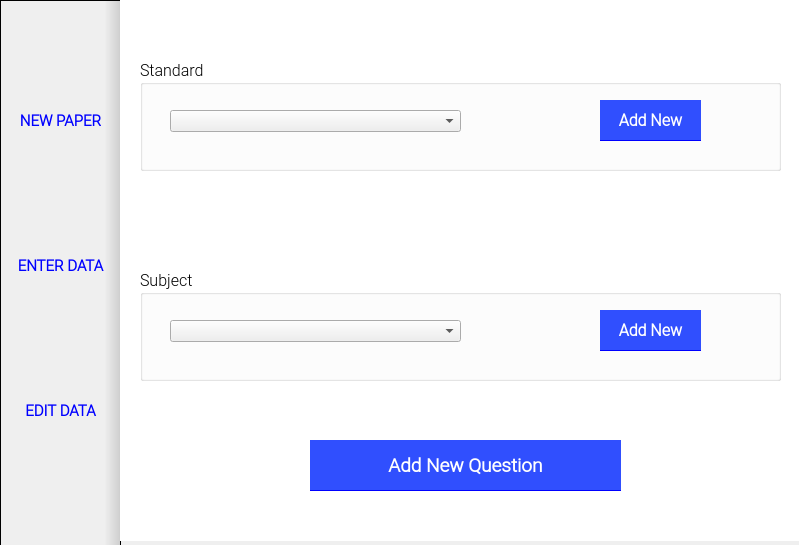
<?xml version="1.0" encoding="UTF-8"?>
<ui version="4.0">
 <class>MainWindow</class>
 <widget class="QMainWindow" name="MainWindow">
  <property name="geometry">
   <rect>
    <x>0</x>
    <y>0</y>
    <width>799</width>
    <height>545</height>
   </rect>
  </property>
  <property name="windowTitle">
   <string>Exam Generator</string>
  </property>
  <property name="windowOpacity">
   <double>1.000000000000000</double>
  </property>
  <widget class="QWidget" name="centralwidget">
   <widget class="QFrame" name="frame">
    <property name="geometry">
     <rect>
      <x>0</x>
      <y>0</y>
      <width>121</width>
      <height>551</height>
     </rect>
    </property>
    <property name="styleSheet">
     <string notr="true">QFrame
{
	background-color: qlineargradient(spread:pad, x1:1, y1:0, x2:0.863, y2:0, stop:0 rgba(0, 0, 0, 37), stop:1 rgba(255, 255, 255, 0));
}</string>
    </property>
    <property name="frameShape">
     <enum>QFrame::StyledPanel</enum>
    </property>
    <property name="frameShadow">
     <enum>QFrame::Raised</enum>
    </property>
    <widget class="QToolButton" name="new_paper">
     <property name="geometry">
      <rect>
       <x>0</x>
       <y>60</y>
       <width>121</width>
       <height>121</height>
      </rect>
     </property>
     <property name="font">
      <font>
       <family>Roboto Light</family>
       <pointsize>11</pointsize>
       <weight>75</weight>
       <bold>true</bold>
      </font>
     </property>
     <property name="styleSheet">
      <string notr="true">QToolButton
{
	color: blue;
	border: none;
}

QToolButton::hover
{
	border-right: 3px solid blue;
}

QToolButton::pressed
{
	border-right: 3px solid red;
}</string>
     </property>
     <property name="text">
      <string>NEW PAPER</string>
     </property>
     <property name="icon">
      <iconset resource="resource.qrc">
       <normaloff>:/img/resources/ic_fiber_new_black_48dp_2x.png</normaloff>:/img/resources/ic_fiber_new_black_48dp_2x.png</iconset>
     </property>
     <property name="iconSize">
      <size>
       <width>100</width>
       <height>100</height>
      </size>
     </property>
     <property name="checkable">
      <bool>true</bool>
     </property>
     <property name="autoExclusive">
      <bool>true</bool>
     </property>
     <property name="toolButtonStyle">
      <enum>Qt::ToolButtonTextUnderIcon</enum>
     </property>
    </widget>
    <widget class="QToolButton" name="enter_data">
     <property name="geometry">
      <rect>
       <x>0</x>
       <y>200</y>
       <width>121</width>
       <height>131</height>
      </rect>
     </property>
     <property name="font">
      <font>
       <family>Roboto Light</family>
       <pointsize>11</pointsize>
       <weight>75</weight>
       <bold>true</bold>
      </font>
     </property>
     <property name="styleSheet">
      <string notr="true">QToolButton
{
	color: blue;
	border: none;
}

QToolButton::hover
{
	border-right: 3px solid blue;
}

QToolButton::pressed
{
	border-right: 3px solid red;
}</string>
     </property>
     <property name="text">
      <string>ENTER DATA</string>
     </property>
     <property name="icon">
      <iconset resource="resource.qrc">
       <normaloff>:/img/resources/ic_insert_drive_file_black_48dp_2x.png</normaloff>:/img/resources/ic_insert_drive_file_black_48dp_2x.png</iconset>
     </property>
     <property name="iconSize">
      <size>
       <width>100</width>
       <height>100</height>
      </size>
     </property>
     <property name="checkable">
      <bool>true</bool>
     </property>
     <property name="autoExclusive">
      <bool>true</bool>
     </property>
     <property name="toolButtonStyle">
      <enum>Qt::ToolButtonTextUnderIcon</enum>
     </property>
    </widget>
    <widget class="QToolButton" name="edit_data">
     <property name="geometry">
      <rect>
       <x>0</x>
       <y>350</y>
       <width>121</width>
       <height>121</height>
      </rect>
     </property>
     <property name="font">
      <font>
       <family>Roboto Light</family>
       <pointsize>11</pointsize>
       <weight>75</weight>
       <bold>true</bold>
      </font>
     </property>
     <property name="styleSheet">
      <string notr="true">QToolButton
{
	color: blue;
	border: none;
}

QToolButton::hover
{
	border-right: 3px solid blue;
}

QToolButton::pressed
{
	border-right: 3px solid red;
}</string>
     </property>
     <property name="text">
      <string>EDIT DATA</string>
     </property>
     <property name="icon">
      <iconset resource="resource.qrc">
       <normaloff>:/img/resources/ic_border_color_black_48dp_2x.png</normaloff>:/img/resources/ic_border_color_black_48dp_2x.png</iconset>
     </property>
     <property name="iconSize">
      <size>
       <width>100</width>
       <height>100</height>
      </size>
     </property>
     <property name="checkable">
      <bool>true</bool>
     </property>
     <property name="autoExclusive">
      <bool>true</bool>
     </property>
     <property name="toolButtonStyle">
      <enum>Qt::ToolButtonTextUnderIcon</enum>
     </property>
    </widget>
   </widget>
   <widget class="QStackedWidget" name="stackedWidget">
    <property name="geometry">
     <rect>
      <x>120</x>
      <y>0</y>
      <width>681</width>
      <height>541</height>
     </rect>
    </property>
    <property name="styleSheet">
     <string notr="true">QStackedWidget
{
	background-color: white;
	border: none;
}</string>
    </property>
    <property name="currentIndex">
     <number>2</number>
    </property>
    <widget class="QWidget" name="edit_data_frame">
     <widget class="QGroupBox" name="standard">
      <property name="geometry">
       <rect>
        <x>20</x>
        <y>20</y>
        <width>641</width>
        <height>91</height>
       </rect>
      </property>
      <property name="font">
       <font>
        <family>Roboto Light</family>
        <pointsize>12</pointsize>
       </font>
      </property>
      <property name="title">
       <string>Standard</string>
      </property>
      <widget class="QComboBox" name="standards_ed2">
       <property name="geometry">
        <rect>
         <x>30</x>
         <y>50</y>
         <width>291</width>
         <height>22</height>
        </rect>
       </property>
       <property name="font">
        <font>
         <pointsize>12</pointsize>
        </font>
       </property>
      </widget>
      <widget class="QPushButton" name="delete_standard">
       <property name="geometry">
        <rect>
         <x>430</x>
         <y>40</y>
         <width>81</width>
         <height>41</height>
        </rect>
       </property>
       <property name="font">
        <font>
         <family>Roboto Light</family>
         <pointsize>12</pointsize>
         <weight>75</weight>
         <bold>true</bold>
        </font>
       </property>
       <property name="styleSheet">
        <string notr="true">QPushButton
{
	color: white;
	border: none;
	background-color: #304FFE;
	border-bottom: 1px solid blue;
}

QPushButton::pressed
{
	border: none;
	border-bottom: 1px solid red;
	background-color: #304FFE;
}

QPushButton::default
{
	border: none;
	border-bottom: 1px solid red;
}</string>
       </property>
       <property name="text">
        <string>Delete</string>
       </property>
       <property name="default">
        <bool>false</bool>
       </property>
       <property name="flat">
        <bool>false</bool>
       </property>
      </widget>
      <widget class="QPushButton" name="edit_standard">
       <property name="geometry">
        <rect>
         <x>520</x>
         <y>40</y>
         <width>81</width>
         <height>41</height>
        </rect>
       </property>
       <property name="font">
        <font>
         <family>Roboto Light</family>
         <pointsize>12</pointsize>
         <weight>75</weight>
         <bold>true</bold>
        </font>
       </property>
       <property name="styleSheet">
        <string notr="true">QPushButton
{
	color: white;
	border: none;
	background-color: #304FFE;
	border-bottom: 1px solid blue;
}

QPushButton::pressed
{
	border: none;
	border-bottom: 1px solid red;
	background-color: #304FFE;
}

QPushButton::default
{
	border: none;
	border-bottom: 1px solid red;
}</string>
       </property>
       <property name="text">
        <string>Edit</string>
       </property>
      </widget>
     </widget>
     <widget class="QGroupBox" name="subject">
      <property name="geometry">
       <rect>
        <x>20</x>
        <y>120</y>
        <width>641</width>
        <height>91</height>
       </rect>
      </property>
      <property name="font">
       <font>
        <family>Roboto Light</family>
        <pointsize>12</pointsize>
       </font>
      </property>
      <property name="title">
       <string>Subject</string>
      </property>
      <widget class="QComboBox" name="subjects_ed2">
       <property name="geometry">
        <rect>
         <x>30</x>
         <y>50</y>
         <width>291</width>
         <height>22</height>
        </rect>
       </property>
       <property name="font">
        <font>
         <pointsize>12</pointsize>
        </font>
       </property>
      </widget>
      <widget class="QPushButton" name="delete_subject">
       <property name="geometry">
        <rect>
         <x>430</x>
         <y>40</y>
         <width>81</width>
         <height>41</height>
        </rect>
       </property>
       <property name="font">
        <font>
         <family>Roboto Light</family>
         <pointsize>12</pointsize>
         <weight>75</weight>
         <bold>true</bold>
        </font>
       </property>
       <property name="styleSheet">
        <string notr="true">QPushButton
{
	color: white;
	border: none;
	background-color: #304FFE;
	border-bottom: 1px solid blue;
}

QPushButton::pressed
{
	border: none;
	border-bottom: 1px solid red;
	background-color: #304FFE;
}

QPushButton::default
{
	border: none;
	border-bottom: 1px solid red;
}</string>
       </property>
       <property name="text">
        <string>Delete</string>
       </property>
       <property name="default">
        <bool>false</bool>
       </property>
       <property name="flat">
        <bool>false</bool>
       </property>
      </widget>
      <widget class="QPushButton" name="edit_subject">
       <property name="geometry">
        <rect>
         <x>520</x>
         <y>40</y>
         <width>81</width>
         <height>41</height>
        </rect>
       </property>
       <property name="font">
        <font>
         <family>Roboto Light</family>
         <pointsize>12</pointsize>
         <weight>75</weight>
         <bold>true</bold>
        </font>
       </property>
       <property name="styleSheet">
        <string notr="true">QPushButton
{
	color: white;
	border: none;
	background-color: #304FFE;
	border-bottom: 1px solid blue;
}

QPushButton::pressed
{
	border: none;
	border-bottom: 1px solid red;
	background-color: #304FFE;
}

QPushButton::default
{
	border: none;
	border-bottom: 1px solid red;
}</string>
       </property>
       <property name="text">
        <string>Edit</string>
       </property>
      </widget>
     </widget>
    </widget>
    <widget class="QWidget" name="new_paper_frame">
     <widget class="QLabel" name="standard_label">
      <property name="geometry">
       <rect>
        <x>60</x>
        <y>50</y>
        <width>71</width>
        <height>51</height>
       </rect>
      </property>
      <property name="font">
       <font>
        <family>Roboto Light</family>
        <pointsize>12</pointsize>
       </font>
      </property>
      <property name="text">
       <string>Standard</string>
      </property>
     </widget>
     <widget class="QComboBox" name="standards_np">
      <property name="geometry">
       <rect>
        <x>250</x>
        <y>60</y>
        <width>331</width>
        <height>22</height>
       </rect>
      </property>
      <property name="font">
       <font>
        <family>Roboto Light</family>
        <pointsize>12</pointsize>
       </font>
      </property>
     </widget>
     <widget class="QLabel" name="subject_label">
      <property name="geometry">
       <rect>
        <x>60</x>
        <y>160</y>
        <width>71</width>
        <height>51</height>
       </rect>
      </property>
      <property name="font">
       <font>
        <family>Roboto Light</family>
        <pointsize>12</pointsize>
       </font>
      </property>
      <property name="text">
       <string>Subject</string>
      </property>
     </widget>
     <widget class="QComboBox" name="subjects_np">
      <property name="geometry">
       <rect>
        <x>250</x>
        <y>170</y>
        <width>331</width>
        <height>22</height>
       </rect>
      </property>
      <property name="font">
       <font>
        <family>Roboto Light</family>
        <pointsize>12</pointsize>
       </font>
      </property>
     </widget>
     <widget class="QLabel" name="exam_label">
      <property name="geometry">
       <rect>
        <x>60</x>
        <y>270</y>
        <width>101</width>
        <height>41</height>
       </rect>
      </property>
      <property name="font">
       <font>
        <family>Roboto Light</family>
        <pointsize>12</pointsize>
       </font>
      </property>
      <property name="text">
       <string>Examination</string>
      </property>
     </widget>
     <widget class="QLineEdit" name="examination">
      <property name="geometry">
       <rect>
        <x>250</x>
        <y>280</y>
        <width>331</width>
        <height>20</height>
       </rect>
      </property>
      <property name="font">
       <font>
        <family>Roboto Light</family>
        <pointsize>12</pointsize>
       </font>
      </property>
      <property name="styleSheet">
       <string notr="true">QLineEdit
{
	border: none;
	border-bottom: 1px solid black;
}</string>
      </property>
     </widget>
     <widget class="QLabel" name="session_label">
      <property name="geometry">
       <rect>
        <x>60</x>
        <y>380</y>
        <width>101</width>
        <height>41</height>
       </rect>
      </property>
      <property name="font">
       <font>
        <family>Roboto Light</family>
        <pointsize>12</pointsize>
       </font>
      </property>
      <property name="text">
       <string>Session</string>
      </property>
     </widget>
     <widget class="QLineEdit" name="year_from">
      <property name="geometry">
       <rect>
        <x>265</x>
        <y>390</y>
        <width>21</width>
        <height>20</height>
       </rect>
      </property>
      <property name="font">
       <font>
        <family>Roboto Light</family>
        <pointsize>10</pointsize>
       </font>
      </property>
     </widget>
     <widget class="QLabel" name="fromyear_label">
      <property name="geometry">
       <rect>
        <x>250</x>
        <y>380</y>
        <width>21</width>
        <height>41</height>
       </rect>
      </property>
      <property name="font">
       <font>
        <family>Roboto Light</family>
        <pointsize>10</pointsize>
       </font>
      </property>
      <property name="text">
       <string>20</string>
      </property>
     </widget>
     <widget class="Line" name="line">
      <property name="geometry">
       <rect>
        <x>290</x>
        <y>390</y>
        <width>16</width>
        <height>21</height>
       </rect>
      </property>
      <property name="font">
       <font>
        <family>Roboto Light</family>
       </font>
      </property>
      <property name="orientation">
       <enum>Qt::Horizontal</enum>
      </property>
     </widget>
     <widget class="QLabel" name="toyear_label">
      <property name="geometry">
       <rect>
        <x>315</x>
        <y>380</y>
        <width>21</width>
        <height>41</height>
       </rect>
      </property>
      <property name="font">
       <font>
        <family>Roboto Light</family>
        <pointsize>10</pointsize>
       </font>
      </property>
      <property name="text">
       <string>20</string>
      </property>
     </widget>
     <widget class="QLineEdit" name="year_to">
      <property name="geometry">
       <rect>
        <x>330</x>
        <y>390</y>
        <width>21</width>
        <height>20</height>
       </rect>
      </property>
      <property name="font">
       <font>
        <family>Roboto Light</family>
        <pointsize>10</pointsize>
       </font>
      </property>
     </widget>
    </widget>
    <widget class="QWidget" name="enter_data_frame">
     <widget class="QGroupBox" name="standard_2">
      <property name="geometry">
       <rect>
        <x>20</x>
        <y>60</y>
        <width>641</width>
        <height>111</height>
       </rect>
      </property>
      <property name="font">
       <font>
        <family>Roboto Light</family>
        <pointsize>12</pointsize>
       </font>
      </property>
      <property name="title">
       <string>Standard</string>
      </property>
      <widget class="QComboBox" name="standards_ed">
       <property name="geometry">
        <rect>
         <x>30</x>
         <y>50</y>
         <width>291</width>
         <height>22</height>
        </rect>
       </property>
       <property name="font">
        <font>
         <family>Roboto Light</family>
         <pointsize>12</pointsize>
        </font>
       </property>
      </widget>
      <widget class="QPushButton" name="add_standard">
       <property name="geometry">
        <rect>
         <x>460</x>
         <y>40</y>
         <width>101</width>
         <height>41</height>
        </rect>
       </property>
       <property name="font">
        <font>
         <family>Roboto Light</family>
         <pointsize>12</pointsize>
         <weight>75</weight>
         <bold>true</bold>
        </font>
       </property>
       <property name="styleSheet">
        <string notr="true">QPushButton
{
	color: white;
	border: none;
	background-color: #304FFE;
	border-bottom: 1px solid blue;
}

QPushButton::pressed
{
	border: none;
	border-bottom: 1px solid red;
	background-color: #304FFE;
}

QPushButton::default
{
	border: none;
	border-bottom: 1px solid red;
}</string>
       </property>
       <property name="text">
        <string>Add New</string>
       </property>
       <property name="default">
        <bool>false</bool>
       </property>
       <property name="flat">
        <bool>false</bool>
       </property>
      </widget>
     </widget>
     <widget class="QGroupBox" name="subject_2">
      <property name="geometry">
       <rect>
        <x>20</x>
        <y>270</y>
        <width>641</width>
        <height>111</height>
       </rect>
      </property>
      <property name="font">
       <font>
        <family>Roboto Light</family>
        <pointsize>12</pointsize>
       </font>
      </property>
      <property name="title">
       <string>Subject</string>
      </property>
      <widget class="QComboBox" name="subjects_ed">
       <property name="geometry">
        <rect>
         <x>30</x>
         <y>50</y>
         <width>291</width>
         <height>22</height>
        </rect>
       </property>
       <property name="font">
        <font>
         <family>Roboto Light</family>
         <pointsize>12</pointsize>
        </font>
       </property>
      </widget>
      <widget class="QPushButton" name="add_subjects">
       <property name="geometry">
        <rect>
         <x>460</x>
         <y>40</y>
         <width>101</width>
         <height>41</height>
        </rect>
       </property>
       <property name="font">
        <font>
         <family>Roboto Light</family>
         <pointsize>12</pointsize>
         <weight>75</weight>
         <bold>true</bold>
        </font>
       </property>
       <property name="styleSheet">
        <string notr="true">QPushButton
{
	color: white;
	border: none;
	background-color: #304FFE;
	border-bottom: 1px solid blue;
}

QPushButton::pressed
{
	border: none;
	border-bottom: 1px solid red;
	background-color: #304FFE;
}

QPushButton::default
{
	border: none;
	border-bottom: 1px solid red;
}</string>
       </property>
       <property name="text">
        <string>Add New</string>
       </property>
       <property name="default">
        <bool>false</bool>
       </property>
       <property name="flat">
        <bool>false</bool>
       </property>
      </widget>
     </widget>
     <widget class="QPushButton" name="new_question">
      <property name="geometry">
       <rect>
        <x>190</x>
        <y>440</y>
        <width>311</width>
        <height>51</height>
       </rect>
      </property>
      <property name="font">
       <font>
        <family>Roboto Light</family>
        <pointsize>14</pointsize>
        <weight>75</weight>
        <bold>true</bold>
       </font>
      </property>
      <property name="styleSheet">
       <string notr="true">QPushButton
{
	color: white;
	border: none;
	background-color: #304FFE;
	border-bottom: 1px solid blue;
}

QPushButton::pressed
{
	border: none;
	border-bottom: 1px solid red;
	background-color: #304FFE;
}

QPushButton::default
{
	border: none;
	border-bottom: 1px solid red;
}</string>
      </property>
      <property name="text">
       <string>Add New Question</string>
      </property>
     </widget>
    </widget>
   </widget>
  </widget>
 </widget>
 <resources>
  <include location="resource.qrc"/>
 </resources>
 <connections/>
</ui>
